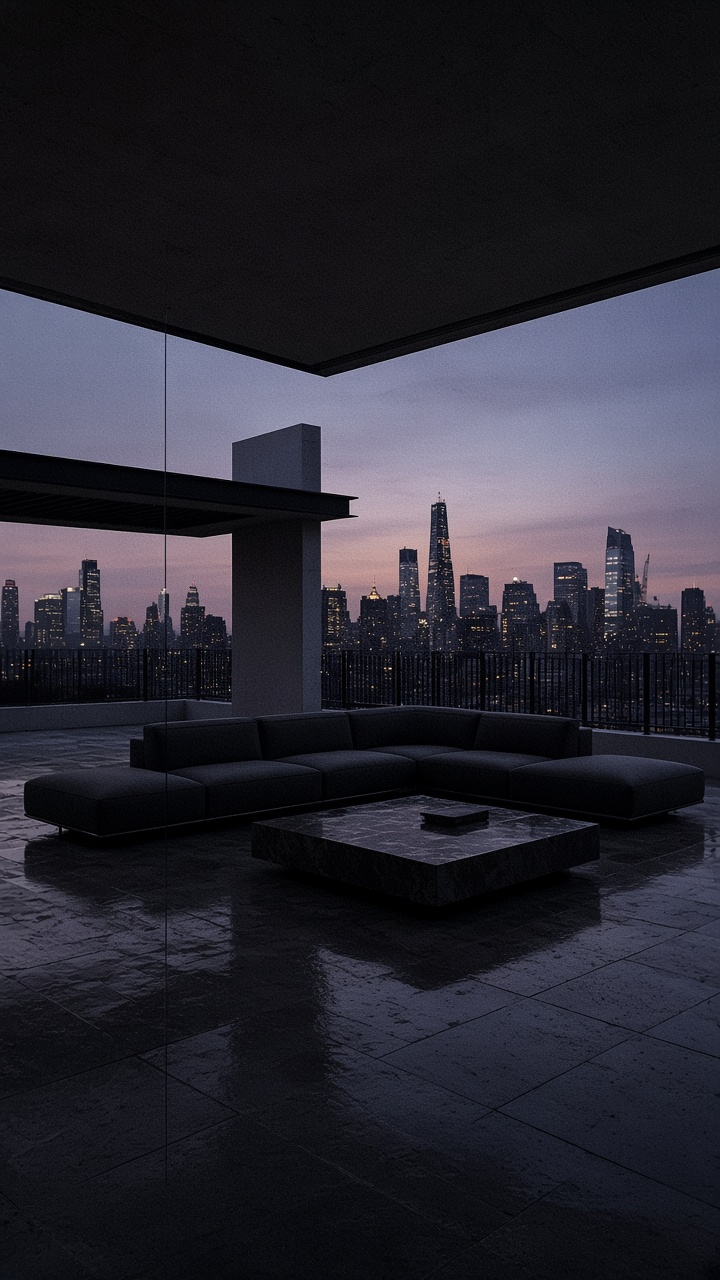
#> input picture prompts/dark-luxury-still/nyc-penthouse/nyc-penthouse-living-dusk.png, 720 x 1280 px
$ python caption_stills.py
#> lines starting #> are read from the running program, lines starting #| are printed output that depends on the picture
#!/usr/bin/env python3
"""Burn centered captions onto stills. Does not overwrite the source files."""

from __future__ import annotations

import argparse
from pathlib import Path

from PIL import Image, ImageDraw, ImageFont

ROOT = Path(__file__).resolve().parent.parent
PENTHOUSE = ROOT / "prompts" / "dark-luxury-still" / "nyc-penthouse"
FONT_PATH = Path(r"C:\Windows\Fonts\arialbd.ttf")
INK = (255, 255, 255)
OUTLINE = (0, 0, 0)

# Same story, laid out like the reference: numbered rule, sentence case, 3 lines.
# place is where the text block sits: top/mid/bottom + left/center/right
WINTER_ARC = [
    (
        "nyc-penthouse-living-dusk.png",
        "1. Stay in when the city is loud. That's the winter arc.",
        "top-center",
    ),
    (
        "nyc-penthouse-kitchen-dusk.png",
        "2. Eat the same thing. Stop negotiating with yourself.",
        "bottom-left",
    ),
    (
        "nyc-penthouse-bedroom-dusk.png",
        "3. Sleep on time. Leave the phone in the other room.",
        "mid-left",
    ),
    (
        "nyc-penthouse-terrace-dusk.png",
        "4. Train in the cold. Nobody is watching you.",
        "bottom-right",
    ),
    (
        "nyc-penthouse-bath-dusk.png",
        "5. Wake up and do it again. Don't wait to feel ready.",
        "top-right",
    ),
    (
        "nyc-penthouse-dining-dusk.png",
        "6. Lock in. That's the whole story.",
        "bottom-center",
    ),
]


def _font(size: int) -> ImageFont.FreeTypeFont:
    if FONT_PATH.is_file():
        return ImageFont.truetype(str(FONT_PATH), size)
    return ImageFont.truetype("arialbd.ttf", size)


def _wrap(draw: ImageDraw.ImageDraw, text: str, font: ImageFont.FreeTypeFont, max_width: float) -> str:
    words = text.split()
    lines: list[str] = []
    current: list[str] = []
    for word in words:
        trial = " ".join(current + [word])
        box = draw.textbbox((0, 0), trial, font=font)
        if current and (box[2] - box[0]) > max_width:
            lines.append(" ".join(current))
            current = [word]
        else:
            current.append(word)
    if current:
        lines.append(" ".join(current))
    return "\n".join(lines)


def _text_size(
    draw: ImageDraw.ImageDraw, text: str, font: ImageFont.FreeTypeFont, spacing: int, align: str
) -> tuple[int, int]:
    box = draw.multiline_textbbox((0, 0), text, font=font, align=align, spacing=spacing)
    return box[2] - box[0], box[3] - box[1]


def _anchor(width: int, height: int, text_w: int, text_h: int, place: str) -> tuple[float, float]:
    mx = width * 0.08
    my = height * 0.10
    x_map = {
        "left": mx,
        "center": (width - text_w) / 2,
        "right": width - mx - text_w,
    }
    y_map = {
        "top": height * 0.14,
        "mid": height * 0.30,
        "bottom": height - my - text_h,
    }
    y_name, x_name = place.split("-", 1)
    return x_map[x_name], y_map[y_name]


def _draw_outlined(
    draw: ImageDraw.ImageDraw,
    xy: tuple[float, float],
    text: str,
    font: ImageFont.FreeTypeFont,
    *,
    stroke: int,
    spacing: int,
    align: str,
) -> None:
    x, y = xy
    for dx in range(-stroke, stroke + 1):
        for dy in range(-stroke, stroke + 1):
            if dx == 0 and dy == 0:
                continue
            draw.multiline_text((x + dx, y + dy), text, font=font, fill=OUTLINE, align=align, spacing=spacing)
    draw.multiline_text((x, y), text, font=font, fill=INK, align=align, spacing=spacing)


def caption_image(src: Path, dest: Path, caption: str, place: str) -> None:
    img = Image.open(src).convert("RGB")
    width, height = img.size
    # Measured from the reference still: ~17px type on 1024-tall, ~30% frame width.
    font = _font(max(16, round(height * 17 / 1024)))
    spacing = max(4, round(height * 8 / 1024))
    align = "center" if place.endswith("center") else "left"
    probe = ImageDraw.Draw(img)
    wrapped = _wrap(probe, caption, font, width * 0.32)
    text_w, text_h = _text_size(probe, wrapped, font, spacing, align)
    left, top = _anchor(width, height, text_w, text_h, place)
    overlay = Image.new("RGBA", img.size, (0, 0, 0, 0))
    draw = ImageDraw.Draw(overlay)
    stroke = max(1, round(width * 2 / 684))
    _draw_outlined(draw, (left, top), wrapped, font, stroke=stroke, spacing=spacing, align=align)
    composed = Image.alpha_composite(img.convert("RGBA"), overlay)
    dest.parent.mkdir(parents=True, exist_ok=True)
    composed.convert("RGB").save(dest, "PNG")


def main() -> int:
    parser = argparse.ArgumentParser(description="Add centered captions to stills.")
    parser.add_argument("--series", default="winter-arc", help="Caption series (default: winter-arc)")
    args = parser.parse_args()
    if args.series != "winter-arc":
        raise SystemExit(f"Unknown series: {args.series}")
    out_dir = PENTHOUSE / "captioned"
    for name, caption, place in WINTER_ARC:
        src = PENTHOUSE / name
        if not src.is_file():
            raise SystemExit(f"Missing still: {src}")
        dest = out_dir / name
        caption_image(src, dest, caption, place)
#> in caption_image, img is the input picture: PIL image 720x1280 RGB; mean R, G, B 42.1, 40.9, 50.5
#> in caption_image, `text_w, text_h = _text_size(probe, wrapped, font, spacing, align)`: text_w = 204; text_h = 76
#> in _anchor, `x_map = { "left": mx, "center": (width - text_w) / 2, "right": width -..`: x_map = {'left': 57.6, 'center': 258, 'right': 458.4}
#> in _anchor, `y_map = { "top": height * 0.14, "mid": height * 0.30, "bottom": height..`: y_map = {'top': 179.2, 'mid': 384, 'bottom': 1076}
#> in caption_image, `left, top = _anchor(width, height, text_w, text_h, place)`: left = 258; top = 179.2
#> in caption_image, `overlay = Image.new("RGBA", img.size, (0, 0, 0, 0))`: overlay: PIL image 720x1280 RGBA; every value is 0
#> in caption_image, `composed.convert("RGB").save(dest, "PNG")`:
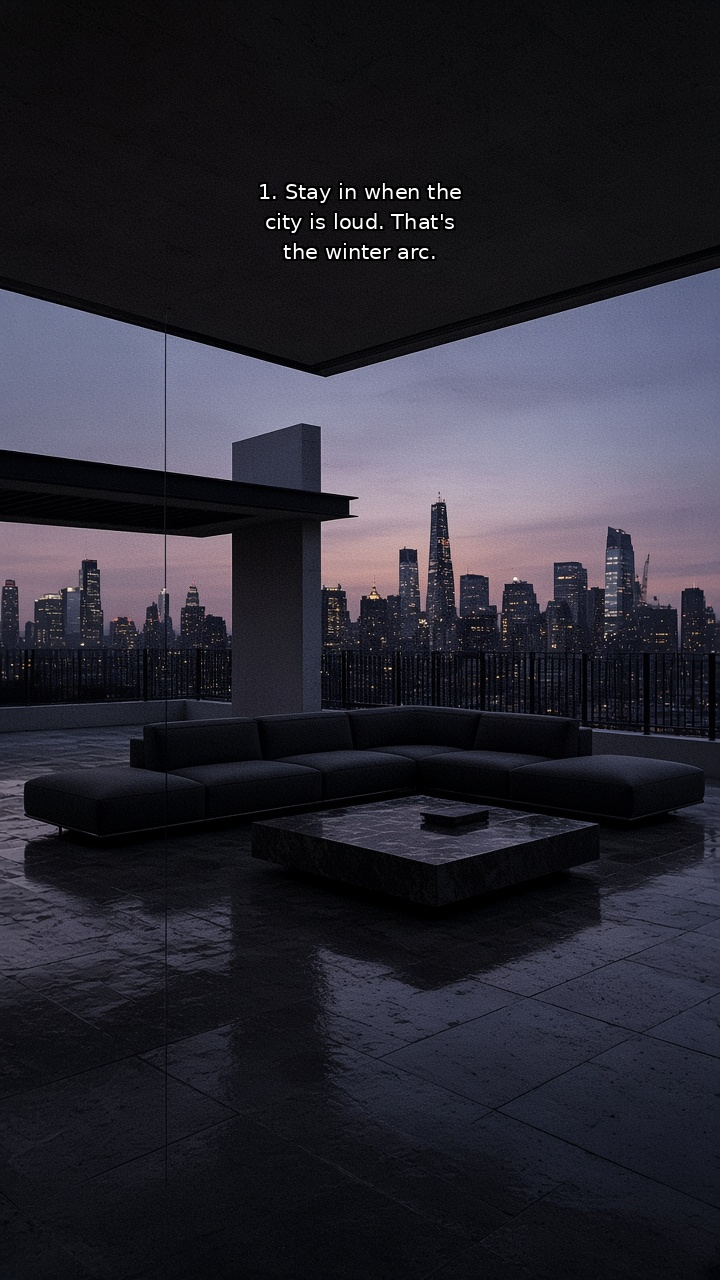
#> saved as nyc-penthouse-living-dusk.png: PIL image 720x1280 RGB; mean R, G, B 42.5, 41.3, 50.9
        print(f"Wrote {dest.relative_to(ROOT)} ({place})")
#> pass 2 of the loop in main, `for name, caption, place in WINTER_ARC:`:
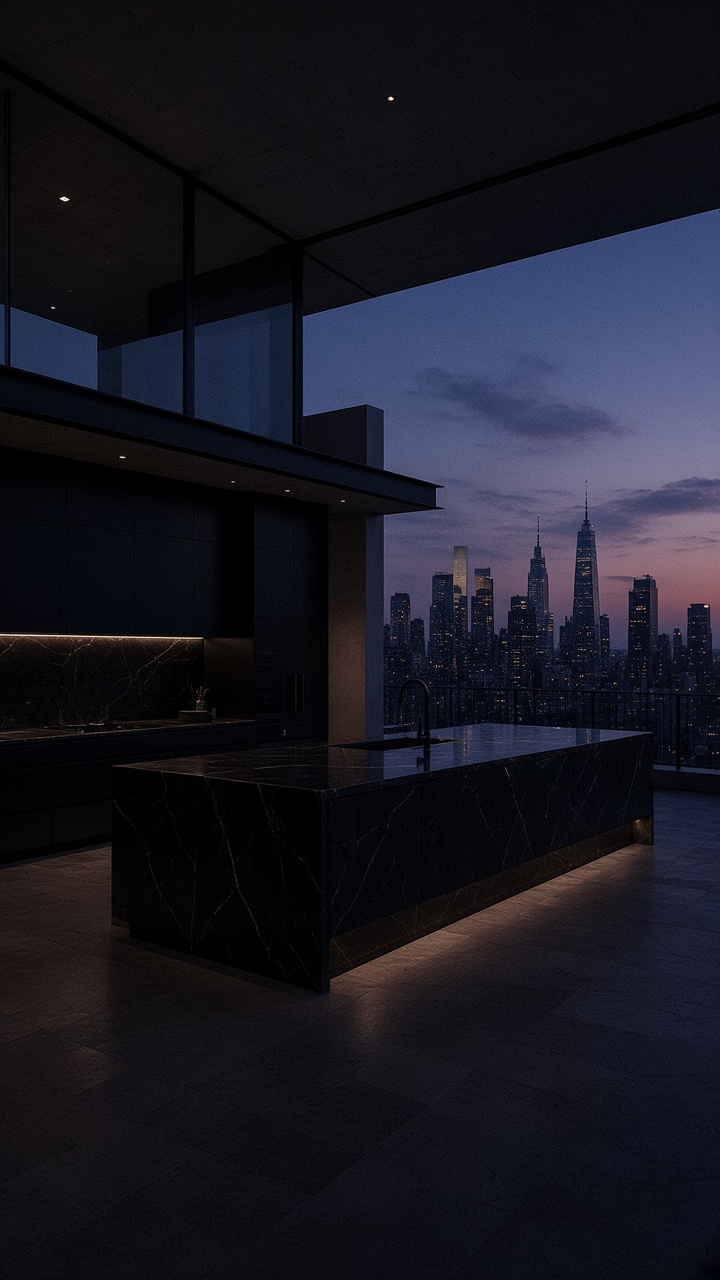
#> input picture prompts/dark-luxury-still/nyc-penthouse/nyc-penthouse-kitchen-dusk.png, 720 x 1280 px
#> in caption_image, img is the input picture: PIL image 720x1280 RGB; mean R, G, B 25.3, 25.1, 35.3
#> text_w = 171; text_h = 110
#> left = 57.6; top = 1042
#> in caption_image (call 2), `composed.convert("RGB").save(dest, "PNG")`:
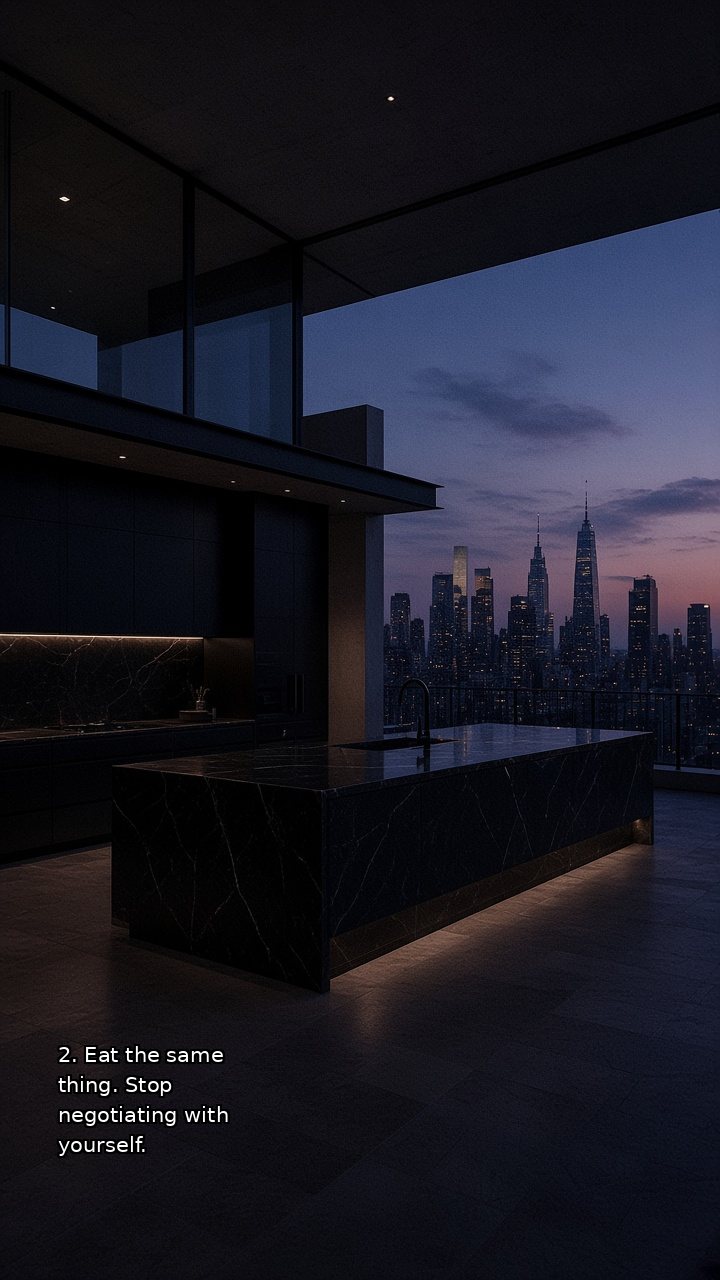
#> saved as nyc-penthouse-kitchen-dusk.png: PIL image 720x1280 RGB; mean R, G, B 25.8, 25.6, 35.8
#> pass 3 of the loop in main, `for name, caption, place in WINTER_ARC:`:
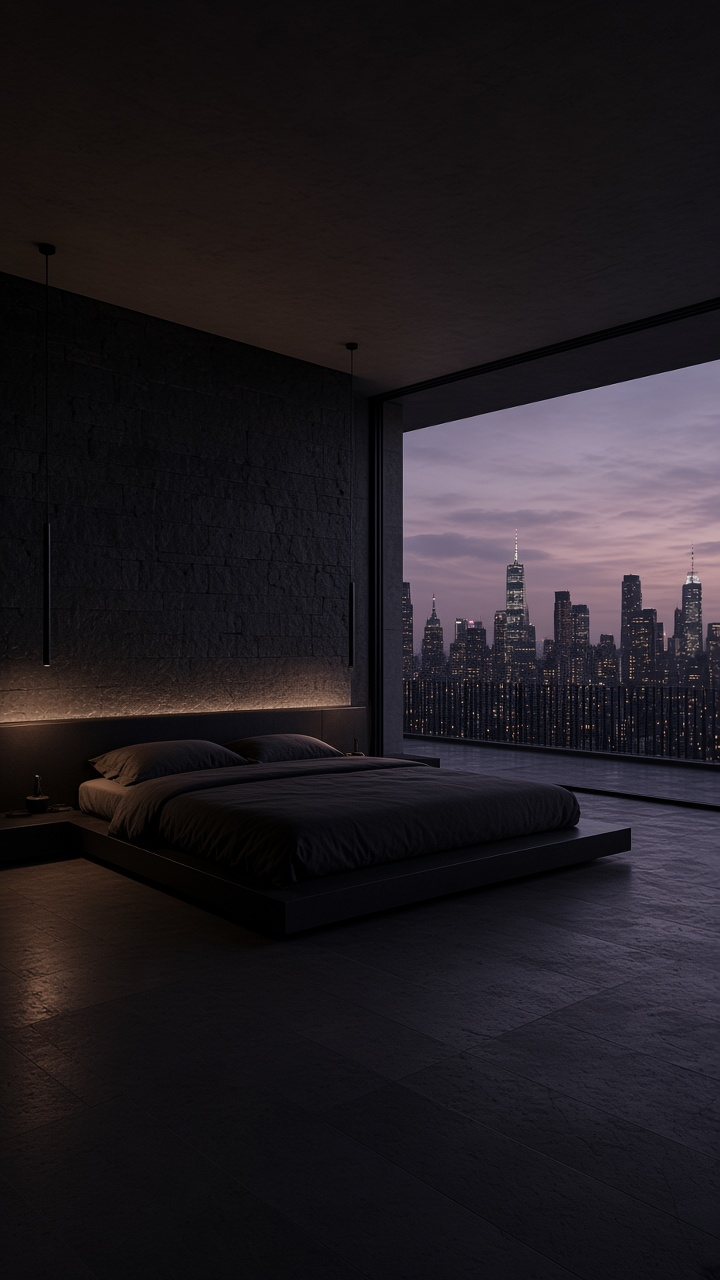
#> input picture prompts/dark-luxury-still/nyc-penthouse/nyc-penthouse-bedroom-dusk.png, 720 x 1280 px
#> in caption_image, img is the input picture: PIL image 720x1280 RGB; mean R, G, B 34, 29.3, 33.8
#> text_w = 202; text_h = 76
#> top = 384
#> in caption_image (call 3), `composed.convert("RGB").save(dest, "PNG")`:
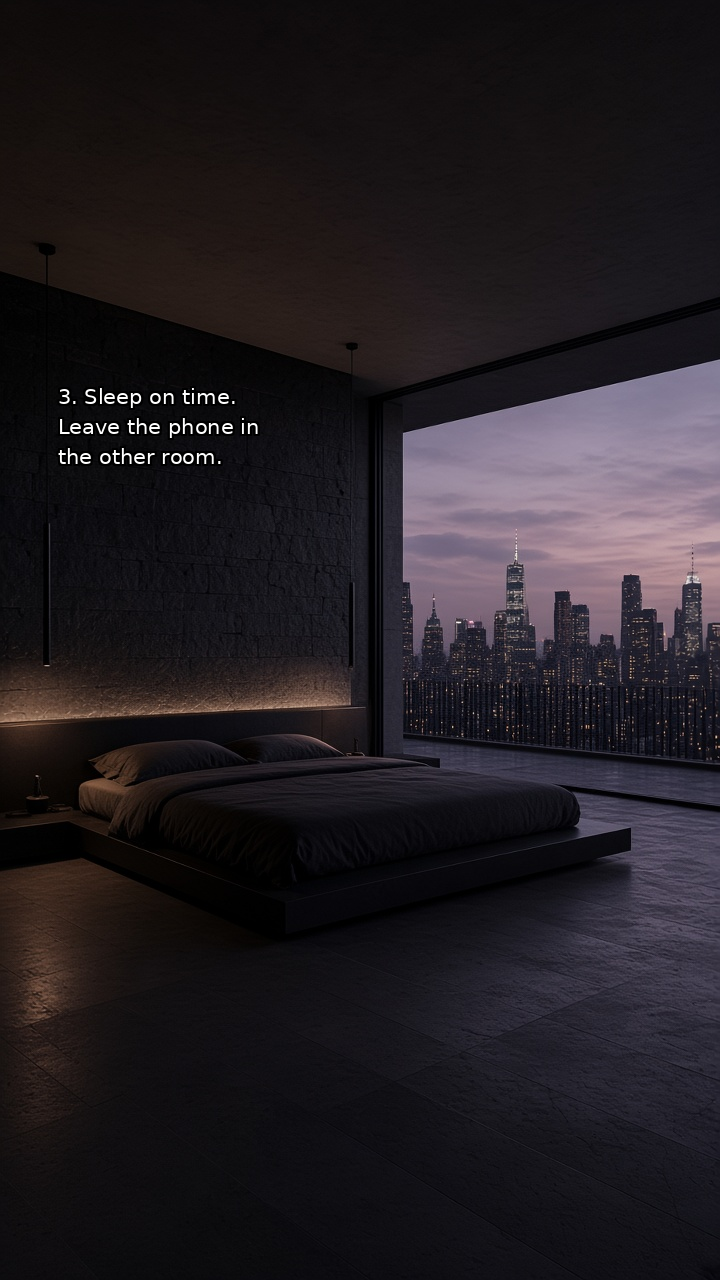
#> saved as nyc-penthouse-bedroom-dusk.png: PIL image 720x1280 RGB; mean R, G, B 34.6, 29.8, 34.3
#> the loop made 6 passes; the first 3 are shown
    return 0


if __name__ == "__main__":
    raise SystemExit(main())
#> (the program exits here)
